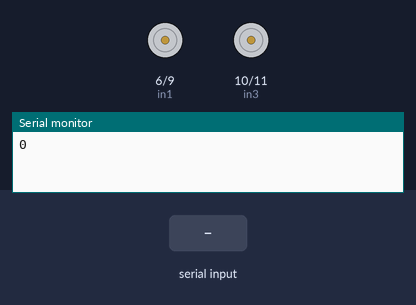
The sketch below on a simulated Arduino Nano, built with avr-gcc and run on an emulated ATmega328P. Parts: motor-driver pin pairs drawn as motors (green arrow = first pin HIGH = forward, orange = second pin HIGH = backward, longer = more drive), the last lines printed to the serial monitor. The inputs (shaded band) are chosen by the test bench.

Above: at 1.2 s.
1.3 s: "1\n" received over Serial
At 2.5 s:
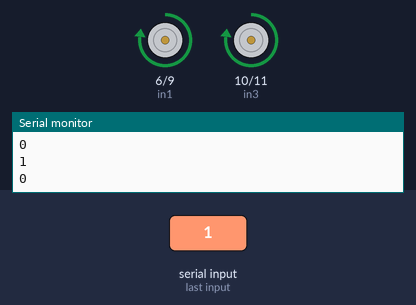
2.8 s: "2\n" received over Serial
At 3.6 s:
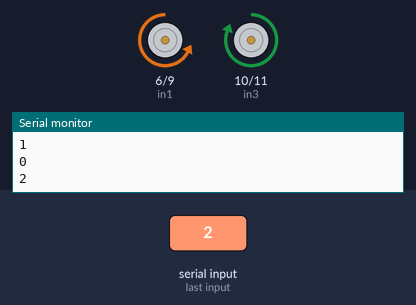
4.3 s: "3\n" received over Serial
At 4.7 s:
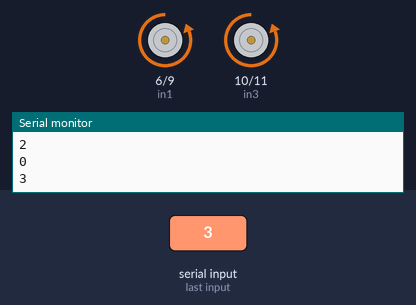
5.8 s: "4\n" received over Serial
At 7.0 s:
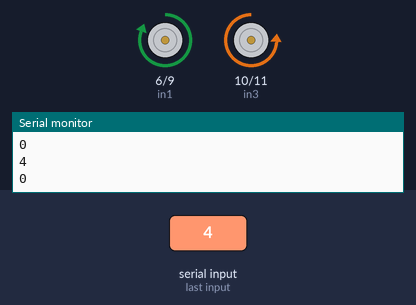
7.3 s: "3\n" received over Serial
At 8.2 s:
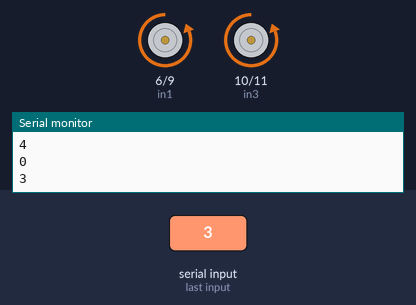
Timing chart, 0 to 9.8 s (numbered marks = the images above; inputs shaded):
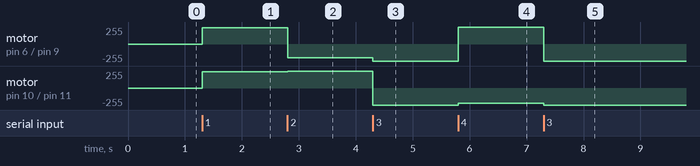

The sketch:

2_wheeled_car_movement.ino
```cpp
#define in1 6 //Connect the in1 to pin 4 of arduino nano
#define in2 9
#define in3 10
#define in4 11
int c;
void setup() {
  // put your setup code here, to run once:
 Serial.begin(9600);
  pinMode(in1,OUTPUT);
  pinMode(in2,OUTPUT);
  pinMode(in3,OUTPUT);
  pinMode(in4,OUTPUT);
}

void loop() {
  // put your main code here, to run repeatedly:
  c=Serial.parseInt();
  Serial.println(c); //Prints the read user input on the serial monitor
  switch(c)
  { case 1:
     analogWrite(in1,242); //forward
     analogWrite(in2,0);
     analogWrite(in3,242);
     analogWrite(in4,0);


            break;
    case 2:
    analogWrite(in1,0); //right
     analogWrite(in2,204);
     analogWrite(in3,255);
     analogWrite(in4,0);
            break;
     case 3: digitalWrite(in1,0); //backward
     digitalWrite(in2,1);
     digitalWrite(in3,0);
     digitalWrite(in4,1);
             break;
     case 4:
     analogWrite(in1,255); //left
     analogWrite(in2,0);
     analogWrite(in3,0);
     analogWrite(in4,230);

             break;
     case 5:
             digitalWrite(in1,0); //STOP
             digitalWrite(in2,0);
             digitalWrite(in3,0);
             digitalWrite(in4,0);

             break;

 }
}
```

Measured:
- after the input at 1.3 s, motor on pin 6 (in1) / pin 9 (in2), motor on pin 10 (in3) / pin 11 (in4): stopped → forward 242/255 at once
- after the input at 2.8 s, motor on pin 6 (in1) / pin 9 (in2): forward 242/255 → backward 204/255 at once; motor on pin 10 (in3) / pin 11 (in4): forward 242/255 → forward 255/255 at once
- after the input at 4.3 s, motor on pin 6 (in1) / pin 9 (in2): backward 204/255 → backward 255/255 at once; motor on pin 10 (in3) / pin 11 (in4): forward 255/255 → backward 255/255 at once
- after the input at 5.8 s, motor on pin 6 (in1) / pin 9 (in2): backward 255/255 → forward 255/255 at once; motor on pin 10 (in3) / pin 11 (in4): backward 255/255 → backward 230/255 at once
- after the input at 7.3 s, motor on pin 6 (in1) / pin 9 (in2): forward 255/255 → backward 255/255 at once; motor on pin 10 (in3) / pin 11 (in4): backward 230/255 → backward 255/255 at once
